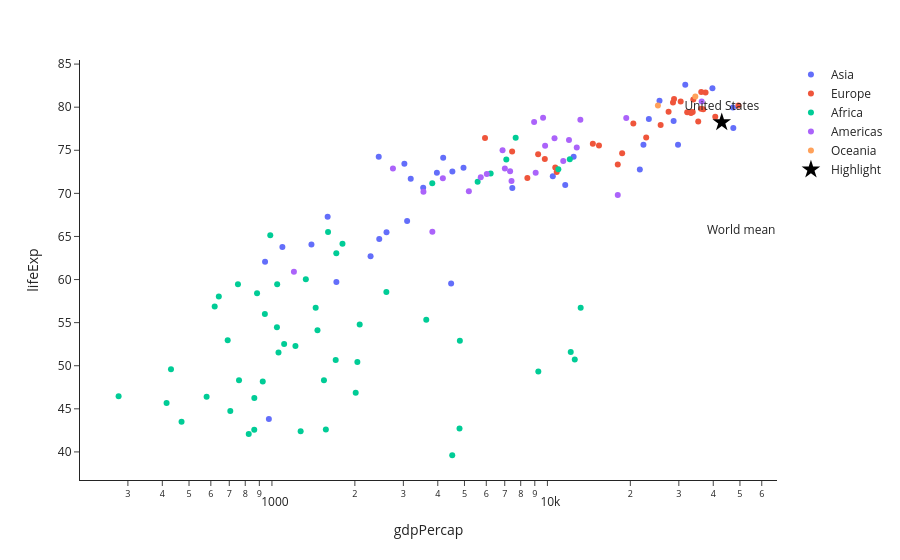

The cell this chart's notebook holds for it:
### Markdown cell above
## 6. Under the hood: figures are data

Every Plotly Express call returns a `go.Figure`: a tree of **traces** (the data) and **layout** (everything else). You can tweak it with `update_*` methods or add elements with `add_*`.

### Code cell
import plotly.graph_objects as go

fig = px.scatter(g07, 
                 x="gdpPercap", 
                 y="lifeExp", 
                 color="continent",
                 hover_name="country", 
                 log_x=True)
fig.add_hline(y=g07.lifeExp.mean(), 
              line_dash="dot",
              annotation_text="World mean", 
              annotation_position="bottom right")
fig.add_trace(go.Scatter(
    x=g07.query("country == 'United States'").gdpPercap,
    y=g07.query("country == 'United States'").lifeExp,
    mode="markers+text", 
    text=["United States"], 
    textposition="top center",
    marker=dict(size=14, symbol="star", color="black"), 
    name="Highlight",
))
fig.update_layout(template="simple_white", 
                  legend_title_text="")
fig

### Figure 1 — Plotly figure (JSON) as saved in the notebook; plotly's stock layout.template omitted (floating-point values rounded to 4 significant figures)
{"data": [{"hovertemplate": "<b>%{hovertext}</b><br><br>continent=Asia<br>gdpPercap=%{x}<br>lifeExp=%{y}<extra></extra>", "hovertext": ["Afghanistan", "Bahrain", "Bangladesh", "Cambodia", "China", "Hong Kong, China", "India", "Indonesia", "Iran", "Iraq", "Israel", "Japan", "Jordan", "Korea, Dem. Rep.", "Korea, Rep.", "Kuwait", "Lebanon", "Malaysia", "Mongolia", "Myanmar", "Nepal", "Oman", "Pakistan", "Philippines", "Saudi Arabia", "Singapore", "Sri Lanka", "Syria", "Taiwan", "Thailand", "Vietnam", "West Bank and Gaza", "Yemen, Rep."], "legendgroup": "Asia", "marker": {"color": "#636efa", "symbol": "circle"}, "mode": "markers", "name": "Asia", "orientation": "v", "showlegend": true, "type": "scatter", "x": [974.6, 29800.0, 1391.0, 1714.0, 4959.0, 39720.0, 2452.0, 3541.0, 11610.0, 4471.0, 25520.0, 31660.0, 4519.0, 1593.0, 23350.0, 47310.0, 10460.0, 12450.0, 3096.0, 944.0, 1091.0, 22320.0, 2606.0, 3190.0, 21650.0, 47140.0, 3970.0, 4185.0, 28720.0, 7458.0, 2442.0, 3025.0, 2281.0], "xaxis": "x", "y": [43.83, 75.64, 64.06, 59.72, 72.96, 82.21, 64.7, 70.65, 70.96, 59.55, 80.75, 82.6, 72.53, 67.3, 78.62, 77.59, 71.99, 74.24, 66.8, 62.07, 63.78, 75.64, 65.48, 71.69, 72.78, 79.97, 72.4, 74.14, 78.4, 70.62, 74.25, 73.42, 62.7], "yaxis": "y"}, {"hovertemplate": "<b>%{hovertext}</b><br><br>continent=Europe<br>gdpPercap=%{x}<br>lifeExp=%{y}<extra></extra>", "hovertext": ["Albania", "Austria", "Belgium", "Bosnia and Herzegovina", "Bulgaria", "Croatia", "Czech Republic", "Denmark", "Finland", "France", "Germany", "Greece", "Hungary", "Iceland", "Ireland", "Italy", "Montenegro", "Netherlands", "Norway", "Poland", "Portugal", "Romania", "Serbia", "Slovak Republic", "Slovenia", "Spain", "Sweden", "Switzerland", "Turkey", "United Kingdom"], "legendgroup": "Europe", "marker": {"color": "#EF553B", "symbol": "circle"}, "mode": "markers", "name": "Europe", "orientation": "v", "showlegend": true, "type": "scatter", "x": [5937.0, 36130.0, 33690.0, 7446.0, 10680.0, 14620.0, 22830.0, 35280.0, 33210.0, 30470.0, 32170.0, 27540.0, 18010.0, 36180.0, 40680.0, 28570.0, 9254.0, 36800.0, 49360.0, 15390.0, 20510.0, 10810.0, 9787.0, 18680.0, 25770.0, 28820.0, 33860.0, 37510.0, 8458.0, 33200.0], "xaxis": "x", "y": [76.42, 79.83, 79.44, 74.85, 73.0, 75.75, 76.49, 78.33, 79.31, 80.66, 79.41, 79.48, 73.34, 81.76, 78.89, 80.55, 74.54, 79.76, 80.2, 75.56, 78.1, 72.48, 74.0, 74.66, 77.93, 80.94, 80.88, 81.7, 71.78, 79.42], "yaxis": "y"}, {"hovertemplate": "<b>%{hovertext}</b><br><br>continent=Africa<br>gdpPercap=%{x}<br>lifeExp=%{y}<extra></extra>", "hovertext": ["Algeria", "Angola", "Benin", "Botswana", "Burkina Faso", "Burundi", "Cameroon", "Central African Republic", "Chad", "Comoros", "Congo, Dem. Rep.", "Congo, Rep.", "Cote d'Ivoire", "Djibouti", "Egypt", "Equatorial Guinea", "Eritrea", "Ethiopia", "Gabon", "Gambia", "Ghana", "Guinea", "Guinea-Bissau", "Kenya", "Lesotho", "Liberia", "Libya", "Madagascar", "Malawi", "Mali", "Mauritania", "Mauritius", "Morocco", "Mozambique", "Namibia", "Niger", "Nigeria", "Reunion", "Rwanda", "Sao Tome and Principe", "Senegal", "Sierra Leone", "Somalia", "South Africa", "Sudan", "Swaziland", "Tanzania", "Togo", "Tunisia", "Uganda", "Zambia", "Zimbabwe"], "legendgroup": "Africa", "marker": {"color": "#00cc96", "symbol": "circle"}, "mode": "markers", "name": "Africa", "orientation": "v", "showlegend": true, "type": "scatter", "x": [6223.0, 4797.0, 1441.0, 12570.0, 1217.0, 430.1, 2042.0, 706.0, 1704.0, 986.1, 277.6, 3633.0, 1545.0, 2082.0, 5581.0, 12150.0, 641.4, 690.8, 13210.0, 752.7, 1328.0, 942.7, 579.2, 1463.0, 1569.0, 414.5, 12060.0, 1045.0, 759.3, 1043.0, 1803.0, 10960.0, 3820.0, 823.7, 4811.0, 619.7, 2014.0, 7670.0, 863.1, 1598.0, 1712.0, 862.5, 926.1, 9270.0, 2602.0, 4513.0, 1107.0, 883.0, 7093.0, 1056.0, 1271.0, 469.7], "xaxis": "x", "y": [72.3, 42.73, 56.73, 50.73, 52.3, 49.58, 50.43, 44.74, 50.65, 65.15, 46.46, 55.32, 48.33, 54.79, 71.34, 51.58, 58.04, 52.95, 56.73, 59.45, 60.02, 56.01, 46.39, 54.11, 42.59, 45.68, 73.95, 59.44, 48.3, 54.47, 64.16, 72.8, 71.16, 42.08, 52.91, 56.87, 46.86, 76.44, 46.24, 65.53, 63.06, 42.57, 48.16, 49.34, 58.56, 39.61, 52.52, 58.42, 73.92, 51.54, 42.38, 43.49], "yaxis": "y"}, {"hovertemplate": "<b>%{hovertext}</b><br><br>continent=Americas<br>gdpPercap=%{x}<br>lifeExp=%{y}<extra></extra>", "hovertext": ["Argentina", "Bolivia", "Brazil", "Canada", "Chile", "Colombia", "Costa Rica", "Cuba", "Dominican Republic", "Ecuador", "El Salvador", "Guatemala", "Haiti", "Honduras", "Jamaica", "Mexico", "Nicaragua", "Panama", "Paraguay", "Peru", "Puerto Rico", "Trinidad and Tobago", "United States", "Uruguay", "Venezuela"], "legendgroup": "Americas", "marker": {"color": "#ab63fa", "symbol": "circle"}, "mode": "markers", "name": "Americas", "orientation": "v", "showlegend": true, "type": "scatter", "x": [12780.0, 3822.0, 9066.0, 36320.0, 13170.0, 7007.0, 9645.0, 8948.0, 6025.0, 6873.0, 5728.0, 5186.0, 1202.0, 3548.0, 7321.0, 11980.0, 2749.0, 9809.0, 4173.0, 7409.0, 19330.0, 18010.0, 42950.0, 10610.0, 11420.0], "xaxis": "x", "y": [75.32, 65.55, 72.39, 80.65, 78.55, 72.89, 78.78, 78.27, 72.23, 74.99, 71.88, 70.26, 60.92, 70.2, 72.57, 76.19, 72.9, 75.54, 71.75, 71.42, 78.75, 69.82, 78.24, 76.38, 73.75], "yaxis": "y"}, {"hovertemplate": "<b>%{hovertext}</b><br><br>continent=Oceania<br>gdpPercap=%{x}<br>lifeExp=%{y}<extra></extra>", "hovertext": ["Australia", "New Zealand"], "legendgroup": "Oceania", "marker": {"color": "#FFA15A", "symbol": "circle"}, "mode": "markers", "name": "Oceania", "orientation": "v", "showlegend": true, "type": "scatter", "x": [34440.0, 25190.0], "xaxis": "x", "y": [81.23, 80.2], "yaxis": "y"}, {"marker": {"color": "black", "size": 14, "symbol": "star"}, "mode": "markers+text", "name": "Highlight", "text": ["United States"], "textposition": "top center", "type": "scatter", "x": [42950.0], "y": [78.24]}], "layout": {"annotations": [{"showarrow": false, "text": "World mean", "x": 1, "xanchor": "right", "xref": "x domain", "y": 67.01, "yanchor": "top", "yref": "y"}], "legend": {"title": {"text": ""}, "tracegroupgap": 0}, "margin": {"t": 60}, "shapes": [{"line": {"dash": "dot"}, "type": "line", "x0": 0, "x1": 1, "xref": "x domain", "y0": 67.01, "y1": 67.01, "yref": "y"}], "xaxis": {"anchor": "y", "domain": [0, 1], "title": {"text": "gdpPercap"}, "type": "log"}, "yaxis": {"anchor": "x", "domain": [0, 1], "title": {"text": "lifeExp"}}}}
